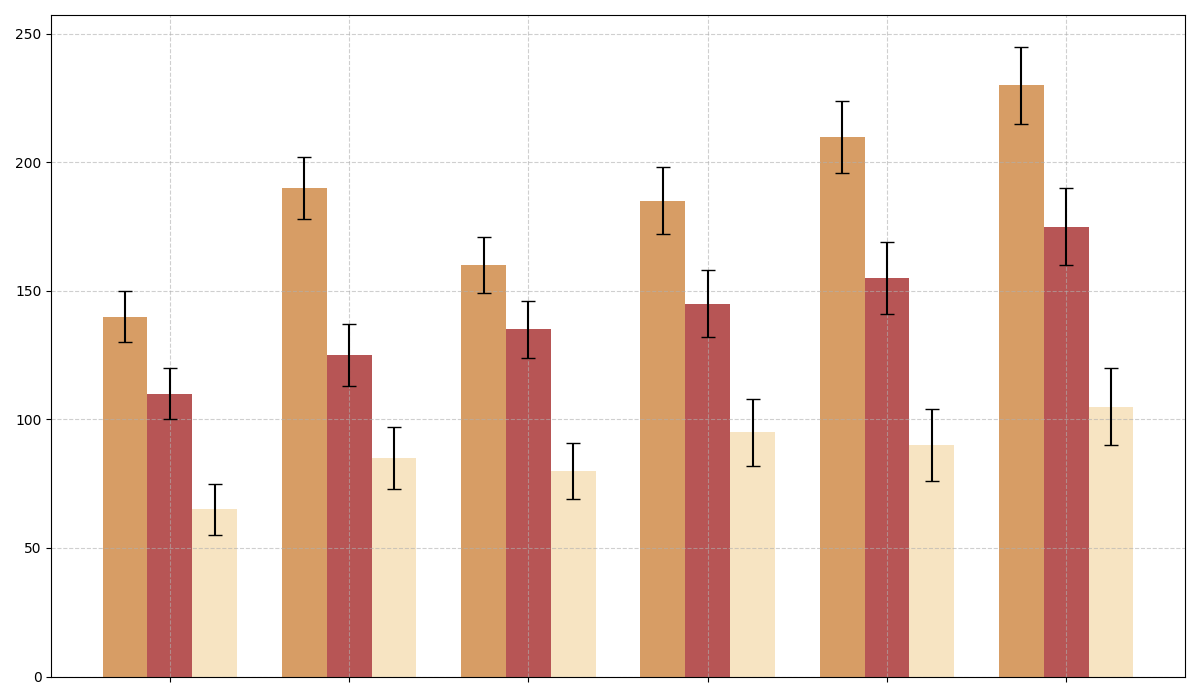

Write Python code to recreate this figure.
import matplotlib.pyplot as plt
import numpy as np

# Data
years = np.array([2015, 2016, 2017, 2018, 2019, 2020])
milk_chocolate_sales = np.array([140, 190, 160, 185, 210, 230])
dark_chocolate_sales = np.array([110, 125, 135, 145, 155, 175])
white_chocolate_sales = np.array([65, 85, 80, 95, 90, 105])
sales_errors = np.array([10, 12, 11, 13, 14, 15])

fig, ax = plt.subplots(figsize=(12, 7))

bar_width = 0.25
bar_positions1 = years - bar_width
bar_positions2 = years
bar_positions3 = years + bar_width

ax.bar(bar_positions1, milk_chocolate_sales, bar_width, yerr=sales_errors, capsize=5, color='peru', alpha=0.8)
ax.bar(bar_positions2, dark_chocolate_sales, bar_width, yerr=sales_errors, capsize=5, color='brown', alpha=0.8)
ax.bar(bar_positions3, white_chocolate_sales, bar_width, yerr=sales_errors, capsize=5, color='wheat', alpha=0.8)

# Adjust ticks (kept for chart structure, so the bars align with years)
ax.set_xticks(years)
ax.set_xticklabels([])  # Remove x-axis labels

# Grid and background customization
ax.grid(True, linestyle='--', alpha=0.6)

plt.tight_layout()
plt.show()
